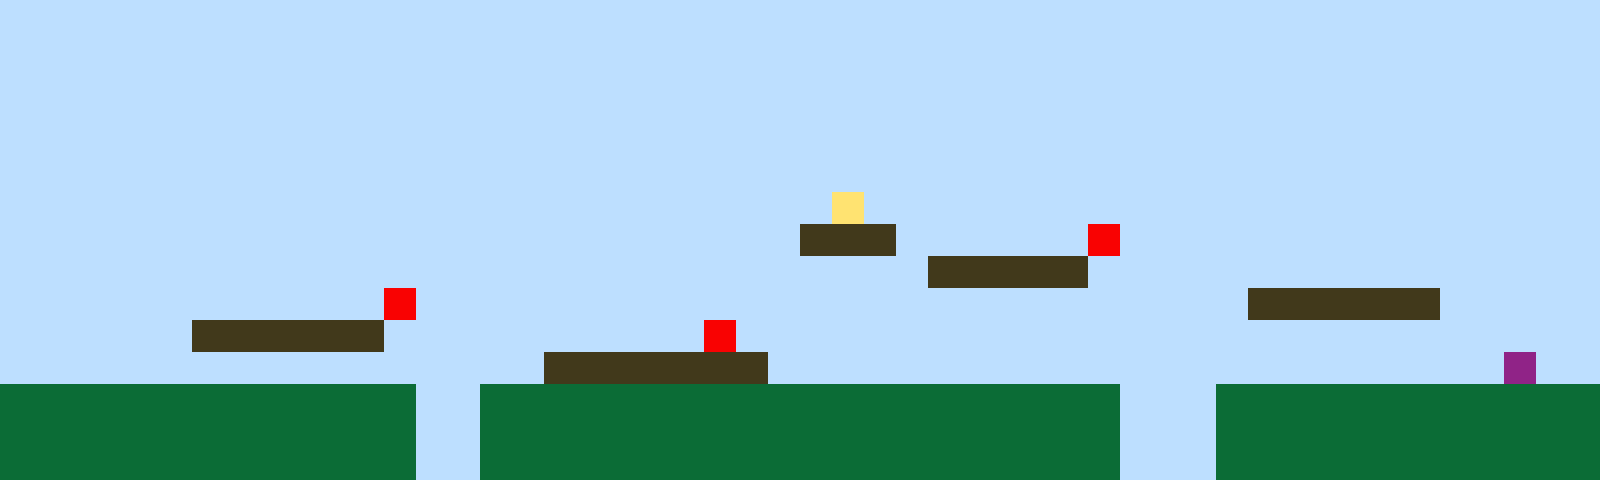

Below is a game level as drawn by its tile map, then a one-line description and the .tmx file that defines it, in full:
An orthogonal 50x15 tile map with 32x32 px tiles, 1 tile layer (Tile Layer 1).

<map version="1.10" tiledversion="1.11.2" orientation="orthogonal" renderorder="right-up" width="50" height="15" tilewidth="32" tileheight="32" infinite="0" nextlayerid="2" nextobjectid="1"><editorsettings><export target="map1.csv" format="csv" /></editorsettings><tileset firstgid="1" name="sprites" tilewidth="32" tileheight="32" tilecount="6" columns="3"><image source="sprites.png" width="96" height="64" /></tileset><layer id="1" name="Tile Layer 1" width="50" height="15"><data encoding="csv">1,1,1,1,1,1,1,1,1,1,1,1,1,1,1,1,1,1,1,1,1,1,1,1,1,1,1,1,1,1,1,1,1,1,1,1,1,1,1,1,1,1,1,1,1,1,1,1,1,1,1,1,1,1,1,1,1,1,1,1,1,1,1,1,1,1,1,1,1,1,1,1,1,1,1,1,1,1,1,1,1,1,1,1,1,1,1,1,1,1,1,1,1,1,1,1,1,1,1,1,1,1,1,1,1,1,1,1,1,1,1,1,1,1,1,1,1,1,1,1,1,1,1,1,1,1,1,1,1,1,1,1,1,1,1,1,1,1,1,1,1,1,1,1,1,1,1,1,1,1,1,1,1,1,1,1,1,1,1,1,1,1,1,1,1,1,1,1,1,1,1,1,1,1,1,1,1,1,1,1,1,1,1,1,1,1,1,1,1,1,1,1,1,1,1,1,1,1,1,1,1,1,1,1,1,1,1,1,1,1,1,1,1,1,1,1,1,1,1,1,1,1,1,1,1,1,1,1,1,1,1,1,1,1,1,1,1,1,1,1,1,1,1,1,1,1,1,1,1,1,1,1,1,1,1,1,1,1,1,1,1,1,1,1,1,1,1,1,1,1,1,1,1,1,1,1,1,1,1,1,1,1,1,1,1,1,1,1,1,1,1,1,1,1,1,1,1,1,1,1,1,1,1,1,1,1,1,1,1,1,1,1,1,1,1,1,1,1,1,1,1,1,1,1,1,1,4,1,1,1,1,1,1,1,1,1,1,1,1,1,1,1,1,1,1,1,1,1,1,1,1,1,1,1,1,1,1,1,1,1,1,1,1,1,1,1,1,1,1,1,1,1,1,1,1,3,3,3,1,1,1,1,1,1,5,1,1,1,1,1,1,1,1,1,1,1,1,1,1,1,1,1,1,1,1,1,1,1,1,1,1,1,1,1,1,1,1,1,1,1,1,1,1,1,1,1,1,1,1,3,3,3,3,3,1,1,1,1,1,1,1,1,1,1,1,1,1,1,1,1,1,1,1,1,1,1,1,1,1,1,1,1,5,1,1,1,1,1,1,1,1,1,1,1,1,1,1,1,1,1,1,1,1,1,1,1,1,1,1,3,3,3,3,3,3,1,1,1,1,1,1,1,1,1,1,1,3,3,3,3,3,3,1,1,1,1,1,1,1,1,1,1,5,1,1,1,1,1,1,1,1,1,1,1,1,1,1,1,1,1,1,1,1,1,1,1,1,1,1,1,1,1,1,1,1,1,1,1,1,1,1,1,1,1,1,1,1,3,3,3,3,3,3,3,1,1,1,1,1,1,1,1,1,1,1,1,1,1,1,1,1,1,1,1,1,1,1,6,1,1,2,2,2,2,2,2,2,2,2,2,2,2,2,1,1,2,2,2,2,2,2,2,2,2,2,2,2,2,2,2,2,2,2,2,2,1,1,1,2,2,2,2,2,2,2,2,2,2,2,2,2,2,2,2,2,2,2,2,2,2,2,2,2,1,1,2,2,2,2,2,2,2,2,2,2,2,2,2,2,2,2,2,2,2,2,1,1,1,2,2,2,2,2,2,2,2,2,2,2,2,2,2,2,2,2,2,2,2,2,2,2,2,2,1,1,2,2,2,2,2,2,2,2,2,2,2,2,2,2,2,2,2,2,2,2,1,1,1,2,2,2,2,2,2,2,2,2,2,2,2</data></layer></map>
